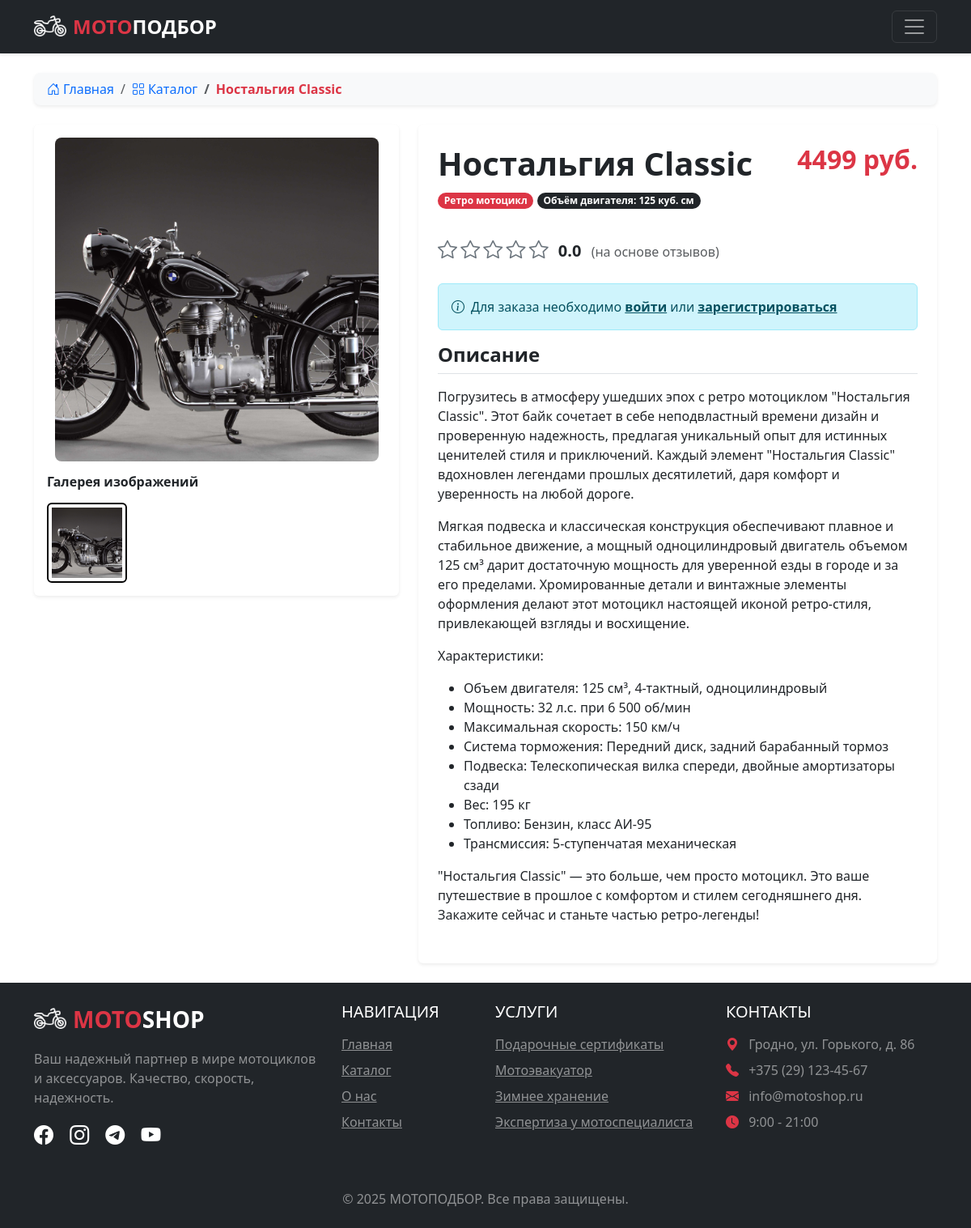
The page /article/20 on the database its author committed.
### app.py (models this page shows, shortened)
class Articles(db.Model):
    id = db.Column(db.Integer,primary_key=True)
    title = db.Column(db.String(100))
    text = db.Column(db.Text)
    image_name = db.Column(db.String(100))
    category = db.Column(db.String(100))
    price = db.Column(db.Integer)
    engine_size = db.Column(db.Integer)
    orders = db.relationship('Orders', backref='article', lazy=True)
    gallery_images = db.relationship('ArticleImages', backref='article', lazy=True, cascade="all, delete-orphan")
    @property
    def average_rating(self):
        ratings = Ratings.query.filter_by(id_article=self.id).all()
        if not ratings:
            return 0
        return sum(r.rating for r in ratings) / len(ratings)

class Services(db.Model):
    id = db.Column(db.Integer,primary_key=True)
    title = db.Column(db.String(100))
    text = db.Column(db.Text)

### app.py (the view, shortened to what this page needs)
@app.route('/article/<int:id>', methods=['GET', 'POST'])
def article(id):
    article = Articles.query.get(id)
    if not article:
        abort(404)
    article.gallery_images = sorted(article.gallery_images, key=lambda x: x.order)
    return render_template("article.html", article=article)

### app.py (called while the page is built)
@app.context_processor
def inject_user():
    def get_user_name():
        if 'name' in session:
            user = Users.query.filter_by(email=session['name']).first()
            if user:
                user_ratings = {r.id_article: r for r in Ratings.query.filter_by(id_user=user.id).all()}
                for article in Articles.query.all():
                    article.user_rating = user_ratings.get(article.id)
            return user
    return dict(
        active_user=get_user_name(),
        articles_category=db.session.query(Articles.category).distinct().all(),
        services=db.session.query(Services).all()
    )

@app.context_processor
def utility_processor():
    def pluralize(count, form1, form2, form5):
        count = abs(count) % 100
        if 10 < count < 20:
            return form5
        count = count % 10
        if count == 1:
            return form1
        if 1 < count < 5:
            return form2
        return form5
    return dict(pluralize=pluralize)

@app.context_processor
def inject_services():
    return dict(
    services=db.session.query(Services).all(),
    )

@app.context_processor
def inject_custom_css():
    return dict(
        admin_css_url='/static/css/custom_admin.css'
    )

### templates/article.html (shortened to what this page needs)
{% extends 'base.html' %}
{% block main %}
    <main class="py-4">
      <div class="container">
        <nav aria-label="breadcrumb" class="mb-4">
          <ol class="breadcrumb bg-light rounded-3 px-3 py-2 shadow-sm">
            <li class="breadcrumb-item"><a href="/" class="text-decoration-none"><i class="bi bi-house-door me-1"></i>Главная</a></li>
            <li class="breadcrumb-item"><a href="/catalog" class="text-decoration-none"><i class="bi bi-grid me-1"></i>Каталог</a></li>
            <li class="breadcrumb-item active text-danger fw-bold" aria-current="page">{{article.title|truncate(30)}}</li>
          </ol>
        </nav>
        <div class="row g-4">
          <div class="col-lg-5">
            <div class="card border-0 shadow-sm mb-4">
              <div class="card-body p-3">
                <div class="main-image text-center mb-3">
                  <img id="currentImage" src="../static/img/upload/{{article.image_name}}"
                       class="img-fluid rounded-3 cursor-pointer"
                       style="max-height: 400px; width: auto;"
                       data-bs-toggle="modal" data-bs-target="#imageModal"
                       alt="{{article.title}}">
                </div>
                <div class="gallery-thumbnails">
                  <h6 class="fw-bold mb-3">Галерея изображений</h6>
                  <div class="row g-2">
                    <div class="col-4 col-md-3">
                      <img src="../static/img/upload/{{article.image_name}}"
                           class="img-thumbnail thumbnail-active"
                           onclick="changeMainImage(this.src)"
                           alt="{{article.title}} миниатюра 1">
                    </div>
                  </div>
                </div>
              </div>
            </div>
          </div>
          <div class="col-lg-7">
            <div class="card border-0 shadow-sm">
              <div class="card-body p-4">
                <div class="d-flex justify-content-between align-items-start mb-3">
                  <div>
                    <h1 class="fw-bold mb-2">{{article.title}}</h1>
                    <span class="badge bg-danger rounded-pill mb-3">{{article.category}}</span>
                    {%if article.category != 'Экипировка'%}
                    <span class="badge bg-dark rounded-pill mb-3">Объём двигателя: {{article.engine_size}} куб. см</span>
                    {%endif%}
                  </div>
                  <h2 class="text-danger fw-bold">{{article.price}} руб.</h2>
                </div>
                <div class="rating mb-4">
                  {% set avg_rating = article.average_rating %}
                  {% set full_stars = avg_rating|int %}
                  {% set has_half_star = (avg_rating - full_stars) >= 0.5 %}
                  {% for i in range(1, 6) %}
                      {% if i <= full_stars %}
                          <i class="bi bi-star-fill text-warning fs-4"></i>
                      {% elif i == full_stars + 1 and has_half_star %}
                          <i class="bi bi-star-half text-warning fs-4"></i>
                      {% else %}
                          <i class="bi bi-star text-secondary fs-4"></i>
                      {% endif %}
                  {% endfor %}
                  <span class="ms-2 fs-5 fw-bold">{{ "%.1f"|format(avg_rating) }}</span>
                  <span class="text-muted ms-2">(на основе отзывов)</span>
                </div>
                {%if 'name' in session %}
                <button type="button" class="btn btn-danger btn-lg w-100 rounded-pill mb-4" data-bs-toggle="modal" data-bs-target="#orderModal">
                  <i class="bi bi-cart3 me-2"></i>Заказать
                </button>
                {%else%}
                <div class="alert alert-info">
                  <i class="bi bi-info-circle me-2"></i>Для заказа необходимо <a href="/login" class="alert-link">войти</a> или <a href="/reg" class="alert-link">зарегистрироваться</a>
                </div>
                {%endif%}
                <div class="product-description mb-4">
                  <h4 class="fw-bold border-bottom pb-2 mb-3">Описание</h4>
                  {% autoescape false %} {{article.text}} {% endautoescape %}
                </div>
              </div>
            </div>
          </div>
        </div>
      </div>
    </main>
{% endblock %}

### templates/base.html (shortened to what this page needs)
<!DOCTYPE html>
<html lang="ru">
  <head>
    <link rel="stylesheet" href="{{ url_for('static', filename='css/bootstrap.min.css') }}">
    <link rel="stylesheet" href="{{ url_for('static', filename='css/styles.css') }}">
    <link rel="stylesheet" href="https://cdn.jsdelivr.net/npm/bootstrap-icons@1.10.0/font/bootstrap-icons.css">
    <link rel="stylesheet" href="https://cdnjs.cloudflare.com/ajax/libs/animate.css/4.1.1/animate.min.css">
  </head>
  <body class="d-flex flex-column min-vh-100">
    <header class="navbar navbar-expand-xxl navbar-dark bg-dark shadow-sm" >
      <div class="container">
        <a href="/" class="navbar-brand d-flex align-items-center">
          <img src="{{ url_for('static', filename='img/icons/icon.png') }}" alt="MOTOSHOP Logo" width="40" height="40" class="me-2">
          <span class="fs-4 fw-bold text-danger">МОТО<span class="text-white">ПОДБОР</span></span>
        </a>
        <button class="navbar-toggler" type="button" data-bs-toggle="collapse" data-bs-target="#navbarMain">
          <span class="navbar-toggler-icon"></span>
        </button>
      </div>
    </header>
    {% block main %}{% endblock %}
    <footer class="bg-dark mt-auto py-4">
      <div class="container">
        <div class="row">
          <div class="col-lg-4 mb-4 mb-lg-0">
            <div class="d-flex align-items-center mb-3">
              <img src="{{ url_for('static', filename='img/icons/icon.png') }}" alt="MOTOSHOP Logo" width="40" height="40" class="me-2">
              <span class="fs-3 fw-bold text-danger">MOTO<span class="text-white">SHOP</span></span>
            </div>
            <p class="text-white-50">Ваш надежный партнер в мире мотоциклов и аксессуаров. Качество, скорость, надежность.</p>
            <div class="social-icons mt-3">
              <a href="https://www.facebook.com" target="_blank" class="text-white me-3"><i class="bi bi-facebook fs-4"></i></a>
              <a href="https://www.instagram.com" target="_blank" class="text-white me-3"><i class="bi bi-instagram fs-4"></i></a>
              <a href="https://telegram.org" target="_blank" class="text-white me-3"><i class="bi bi-telegram fs-4"></i></a>
              <a href="https://www.youtube.com" target="_blank" class="text-white"><i class="bi bi-youtube fs-4"></i></a>
            </div>
          </div>
          <div class="col-lg-2 col-md-6 mb-4 mb-md-0">
            <h5 class="text-uppercase text-white mb-3">Навигация</h5>
            <ul class="list-unstyled">
              <li class="mb-2"><a href="/" class="text-white-50 hover-white">Главная</a></li>
              <li class="mb-2"><a href="/catalog" class="text-white-50 hover-white">Каталог</a></li>
              <li class="mb-2"><a href="/about" class="text-white-50 hover-white">О нас</a></li>
              <li class="mb-2"><a href="/contacts" class="text-white-50 hover-white">Контакты</a></li>
            </ul>
          </div>
          <div class="col-lg-3 col-md-6 mb-4 mb-md-0">
            <h5 class="text-uppercase text-white mb-3">Услуги</h5>
            <ul class="list-unstyled">
              {% for service in services %}
              <li class="mb-2"><a href="/services/{{service.id}}" class="text-white-50 hover-white">{{service.title}}</a></li>
              {% endfor %}
            </ul>
          </div>
          <div class="col-lg-3 col-md-6">
            <h5 class="text-uppercase text-white mb-3">Контакты</h5>
            <ul class="list-unstyled text-white-50">
              <li class="mb-2"><i class="bi bi-geo-alt-fill me-2 text-danger"></i> Гродно, ул. Горького, д. 86</li>
              <li class="mb-2"><i class="bi bi-telephone-fill me-2 text-danger"></i> +375 (29) 123-45-67</li>
              <li class="mb-2"><i class="bi bi-envelope-fill me-2 text-danger"></i> info@motoshop.ru</li>
              <li class="mb-2"><i class="bi bi-clock-fill me-2 text-danger"></i> 9:00 - 21:00</li>
            </ul>
          </div>
        </div>
        <hr class="my-4 bg-secondary">
        <div class="row align-items-center">
          <div class="col-md-12 text-center text-center">
            <p class="mb-0 text-white-50">&copy; 2025 МОТОПОДБОР. Все права защищены.</p>
          </div>
        </div>
      </div>
    </footer>
  </body>
</html>

### static/css/styles.css (style rules this page uses)
html { height: 100%; }
body { display: flex; flex-direction: column; height: 100%; background-color: #ffff; border-radius: 30px; }
main { flex: 1 0 auto; }
footer { flex: 0 0 auto; }
.img-thumbnail { max-height: 100px; object-fit: cover; }
.img-thumbnail { transition: transform 0.2s; cursor: pointer; }
.thumbnail-active { border: 2px solid #030303; }

### rows shown on the page
Articles: title "Ностальгия Classic", image_name (picture), category "Ретро мотоцикл", engine_size "125", price "4499", text "Погрузитесь в атмосферу ушедших эпох с ретро мотоциклом \"Ностальгия Classic\". Этот байк сочетает в себе неподвластный времени дизайн и проверенную надежность, предлагая уникальный опыт для истинных ценителей стиля и приключений. Каждый элемент \"Ностальгия Classic\" вдохновлен легендами прошлых десятилетий, даря комфорт и уверенность на любой дороге. Мягкая подвеска и классическая конструкция обеспечивают плавное и стабильное движение, а мощный одноцилиндровый двигатель объемом 125 см³ дарит достаточную мощность для уверенной езды в городе и за его пределами. Хромированные детали и винтажные элементы оформления делают этот мотоцикл настоящей иконой ретро-стиля, привлекающей взгляды и…"
Services: title "Подарочные сертификаты"
Services: title "Мотоэвакуатор"
Services: title "Зимнее хранение"
Services: title "Экспертиза у мотоспециалиста"

### other values the page prints
{{ "%.1f"|format(avg_rating) }} "0.0"
